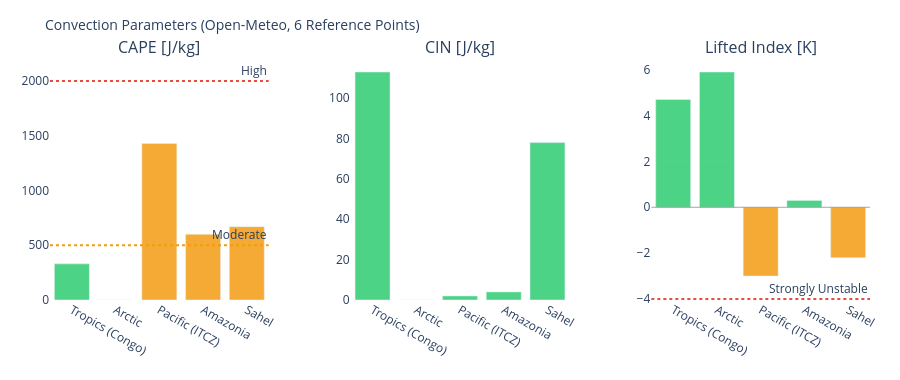

The notebook cell saved with this chart:
### Markdown cell above
---
## 3. Visualizations

### Code cell
# ============================================================
# CAPE / CIN / LIFTED INDEX – Convection potential
# ============================================================

if not df_atm.empty:
    fig = make_subplots(
        rows=1, cols=3,
        subplot_titles=['CAPE [J/kg]', 'CIN [J/kg]', 'Lifted Index [K]'],
        horizontal_spacing=0.1
    )
    pts = df_atm['point'].tolist()
    pt_colors = ['#E85D24','#185FA5','#888780','#378ADD','#639922','#F2A623']

    # CAPE – höher = mehr Gewitterpotential
    cape_vals = df_atm['cape'].fillna(0).tolist()
    cape_colors = ['#e74c3c' if v > 2000 else '#f39c12' if v > 500 else '#2ecc71'
                   for v in cape_vals]
    fig.add_trace(go.Bar(x=pts, y=cape_vals, marker_color=cape_colors,
                         opacity=0.85, showlegend=False), row=1, col=1)
    fig.add_hline(y=2000, line_dash='dot', line_color='#e74c3c',
                  annotation_text='High', row=1, col=1)
    fig.add_hline(y=500,  line_dash='dot', line_color='#f39c12',
                  annotation_text='Moderate', row=1, col=1)

    # CIN – negativer = stärker gedeckelt (weniger Auslöse)
    cin_vals = df_atm['cin'].fillna(0).tolist()
    cin_colors = ['#e74c3c' if v < -200 else '#f39c12' if v < -50 else '#2ecc71'
                  for v in cin_vals]
    fig.add_trace(go.Bar(x=pts, y=cin_vals, marker_color=cin_colors,
                         opacity=0.85, showlegend=False), row=1, col=2)

    # Lifted Index – negativ = instabil
    li_vals = df_atm['li'].fillna(0).tolist()
    li_colors = ['#e74c3c' if v < -4 else '#f39c12' if v < 0 else '#2ecc71'
                 for v in li_vals]
    fig.add_trace(go.Bar(x=pts, y=li_vals, marker_color=li_colors,
                         opacity=0.85, showlegend=False), row=1, col=3)
    fig.add_hline(y=0, line_color='gray', line_width=0.7, row=1, col=3)
    fig.add_hline(y=-4, line_dash='dot', line_color='#e74c3c',
                  annotation_text='Strongly Unstable', row=1, col=3)

    fig.update_layout(
        title=dict(text='Convection Parameters (Open-Meteo, 6 Reference Points)', font=dict(size=14)),
        height=380, plot_bgcolor='rgba(0,0,0,0)', paper_bgcolor='rgba(0,0,0,0)',
        margin=dict(l=50, r=30, t=60, b=80)
    )
    fig.update_xaxes(tickangle=30)
    fig.show()

### Figure 1 — Plotly figure (JSON) as saved in the notebook; plotly's stock layout.template omitted (floating-point values rounded to 4 significant figures)
{"data": [{"marker": {"color": ["#2ecc71", "#2ecc71", "#f39c12", "#f39c12", "#f39c12"]}, "opacity": 0.85, "showlegend": false, "type": "bar", "x": ["Tropics (Congo)", "Arctic", "Pacific (ITCZ)", "Amazonia", "Sahel"], "xaxis": "x", "y": [330.0, 0.0, 1430.0, 600.0, 670.0], "yaxis": "y"}, {"marker": {"color": ["#2ecc71", "#2ecc71", "#2ecc71", "#2ecc71", "#2ecc71"]}, "opacity": 0.85, "showlegend": false, "type": "bar", "x": ["Tropics (Congo)", "Arctic", "Pacific (ITCZ)", "Amazonia", "Sahel"], "xaxis": "x2", "y": [113.0, 0.0, 2.0, 4.0, 78.0], "yaxis": "y2"}, {"marker": {"color": ["#2ecc71", "#2ecc71", "#f39c12", "#2ecc71", "#f39c12"]}, "opacity": 0.85, "showlegend": false, "type": "bar", "x": ["Tropics (Congo)", "Arctic", "Pacific (ITCZ)", "Amazonia", "Sahel"], "xaxis": "x3", "y": [4.7, 5.9, -3.0, 0.3, -2.2], "yaxis": "y3"}], "layout": {"annotations": [{"font": {"size": 16}, "showarrow": false, "text": "CAPE [J/kg]", "x": 0.1333, "xanchor": "center", "xref": "paper", "y": 1.0, "yanchor": "bottom", "yref": "paper"}, {"font": {"size": 16}, "showarrow": false, "text": "CIN [J/kg]", "x": 0.5, "xanchor": "center", "xref": "paper", "y": 1.0, "yanchor": "bottom", "yref": "paper"}, {"font": {"size": 16}, "showarrow": false, "text": "Lifted Index [K]", "x": 0.8667, "xanchor": "center", "xref": "paper", "y": 1.0, "yanchor": "bottom", "yref": "paper"}, {"showarrow": false, "text": "High", "x": 1, "xanchor": "right", "xref": "x domain", "y": 2000, "yanchor": "bottom", "yref": "y"}, {"showarrow": false, "text": "Moderate", "x": 1, "xanchor": "right", "xref": "x domain", "y": 500, "yanchor": "bottom", "yref": "y"}, {"showarrow": false, "text": "Strongly Unstable", "x": 1, "xanchor": "right", "xref": "x3 domain", "y": -4, "yanchor": "bottom", "yref": "y3"}], "height": 380, "margin": {"b": 80, "l": 50, "r": 30, "t": 60}, "paper_bgcolor": "rgba(0,0,0,0)", "plot_bgcolor": "rgba(0,0,0,0)", "shapes": [{"line": {"color": "#e74c3c", "dash": "dot"}, "type": "line", "x0": 0, "x1": 1, "xref": "x domain", "y0": 2000, "y1": 2000, "yref": "y"}, {"line": {"color": "#f39c12", "dash": "dot"}, "type": "line", "x0": 0, "x1": 1, "xref": "x domain", "y0": 500, "y1": 500, "yref": "y"}, {"line": {"color": "gray", "width": 0.7}, "type": "line", "x0": 0, "x1": 1, "xref": "x3 domain", "y0": 0, "y1": 0, "yref": "y3"}, {"line": {"color": "#e74c3c", "dash": "dot"}, "type": "line", "x0": 0, "x1": 1, "xref": "x3 domain", "y0": -4, "y1": -4, "yref": "y3"}], "title": {"font": {"size": 14}, "text": "Convection Parameters (Open-Meteo, 6 Reference Points)"}, "xaxis": {"anchor": "y", "domain": [0.0, 0.2667], "tickangle": 30}, "xaxis2": {"anchor": "y2", "domain": [0.3667, 0.6333], "tickangle": 30}, "xaxis3": {"anchor": "y3", "domain": [0.7333, 1.0], "tickangle": 30}, "yaxis": {"anchor": "x", "domain": [0.0, 1.0]}, "yaxis2": {"anchor": "x2", "domain": [0.0, 1.0]}, "yaxis3": {"anchor": "x3", "domain": [0.0, 1.0]}}}
